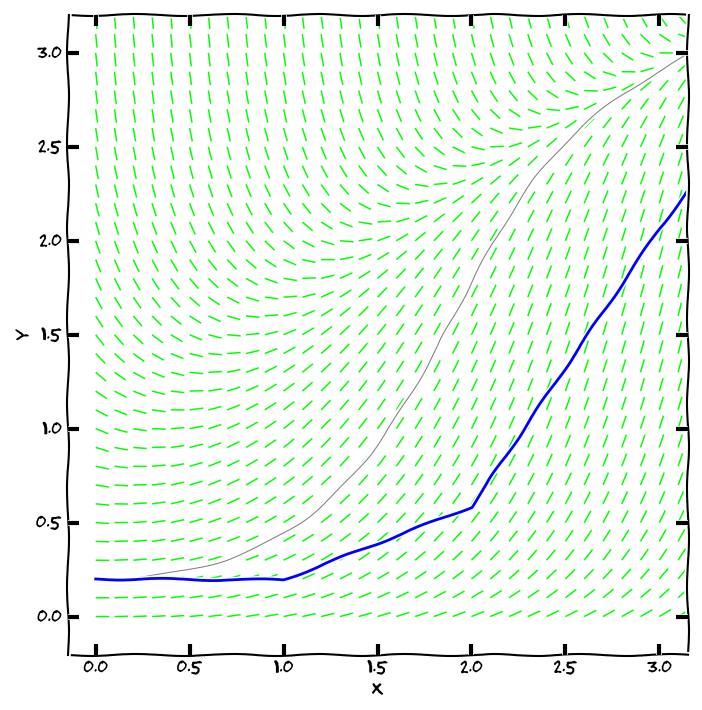

Reproduce this figure in Python.
from pylab import *
from numpy import ma
from matplotlib import mlab
from scipy.integrate import odeint

plt.xkcd()

fig = figure(figsize=(8,8))
ax = fig.add_subplot(111)

X,Y = meshgrid( arange(0,4,.1),arange(0,4,.1) )

xmin,xmax, ymin, ymax=0,3,0,3
ax.set_xlim(xmin, xmax)
ax.set_ylim(ymin, ymax)

def f(x,y): return (y+0.2)*(3*x-y**2)/3

def fun(y,x): return f(x,y)

U = 1
V = f(X,Y)

#[mlab.rk4(f, xy, [0, dt])[-1] for xy in pts]

U,V = U/sqrt(U**2+V**2),V/sqrt(U**2+V**2)

plt.axes().set_aspect('equal', 'datalim')

plt.quiver(X,Y,U,V, color='#02ff02', headwidth=0, scale=30)
l,r,b,t = axis()
dx, dy = r-l, t-b
axis([l-0.05*dx, r+0.05*dx, b-0.05*dy, t+0.05*dy])

ax.set_xlabel('X')
ax.set_ylabel('Y')

#plt.savefig("smerove_pole.png",bbox_inches="tight", pad_inches=.15)
#plt.savefig("smerove_pole.svg",bbox_inches="tight", pad_inches=.15)

# Initial condition

#for y0 in [2,3,1.2,.5]:

y0=.2
# Times at which the solution is to be computed.
t = np.linspace(0, 4, 5)

# Solve the equation.
y = odeint(fun, y0, t)

y[0]=y0
y[1]=y[0]+1*f(t[0],y[0])
y[2]=y[1]+1*f(t[1],y[1])
y[3]=y[2]+1*f(t[2],y[2])

t2 = np.linspace(0, 4, 100)
y2 = odeint(fun, y0, t2)

# Plot the solution.  `odeint` is generally used to solve a system
# of equations, so it returns an array with shape (len(t), len(y0)).
# In this case, len(y0) is 1, so y[:,0] gives us the solution.
plt.plot(t2, y2[:,0], lw=0.75, color='gray')
plt.plot(t, y, color='blue')

#X,Y = meshgrid( arange(0,4,.1),arange(0,4,.1) )

#Z=f(X,Y)
#CS = plt.contour(X, Y, Z, 50, linewidths=0.5)



plt.savefig("euler.png",bbox_inches="tight", pad_inches=.15)
plt.savefig("euler.svg",bbox_inches="tight", pad_inches=.15)

